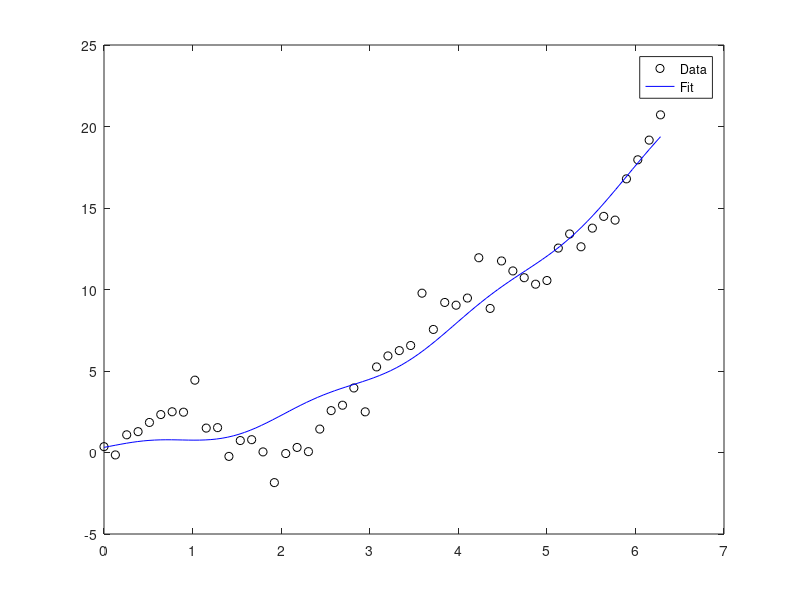

Reproduce this figure in MATLAB.
%%
clc; clear;

% 生成一组模拟数据
x = linspace(-10, 10, 100);
y = 2*x.^2 - 3*sin(x) + 0.5*randn(size(x));

% 定义要拟合的函数形式，包括二次项和三角函数项
f = @(p,x) p(1)*x.^2 + p(2)*sin(p(3)*x) + p(4);

% 定义初始参数矩阵，其中包含二次项系数、三角函数的振幅、频率和常数项
p0 = [1, 1, 1, 1]; % 对应真实值为[2, -3, 1, 0]

% 使用最小二乘法拟合曲线，并返回最优参数和拟合误差
[p, resnorm] = lsqcurvefit(f, p0, x, y);

% 生成拟合曲线并绘制
y_fit = f(p, x);
plot(x, y, 'o', x, y_fit, '-')
legend('原始数据', '拟合曲线')
%%
clc; clear;

% Generate simulated data
x = linspace(0, 2*pi, 50)';
y = 2*sin(2*x) + 0.5*x.^2 + randn(size(x));

% Define error function
fun = @(c) sum((y - (c(1)*sin(c(2)*x) + c(3)*x.^2 + c(4))).^2);

% Find least-squares solution
c0 = [1 2 1 1]; % 对应真实值为[2 2 0.5 0]
c = fminsearch(fun, c0);

% Plot results
xfit = linspace(0, 2*pi, 100)';
yfit = c(1)*sin(c(2)*xfit) + c(3)*xfit.^2 + c(4);
plot(x, y, 'ko', xfit, yfit, 'b-');
legend('Data', 'Fit');
